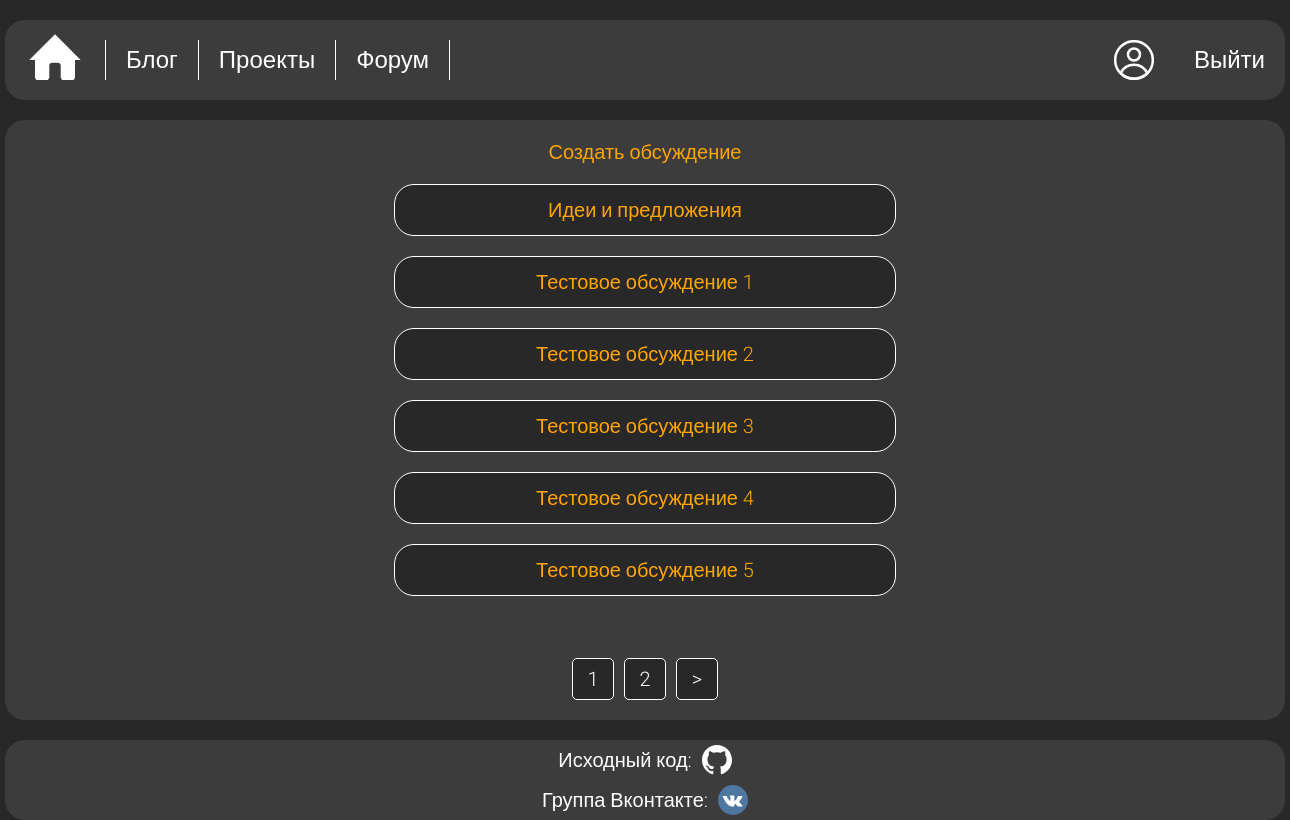
The page /forum/ (signed in) on the database its author committed.
### forum/models.py (models this page shows, shortened)
class Discussion(models.Model):
    user = models.ForeignKey(User, on_delete=models.SET_NULL, null=True, verbose_name='Пользователь')
    title = models.CharField(max_length=40, unique=True, verbose_name='Тема')
    content = models.TextField(null=False, blank=False, verbose_name='Содержание')
    created = models.DateTimeField(auto_now_add=True, verbose_name='Дата создания')
    class Meta:
        verbose_name = 'Обсуждение'
        verbose_name_plural = 'Обсуждения'

### forum/views.py (the view)
# urls.py: path('forum/', forum_views.forum, name='forum'),
def forum(request):
    forum_data = Discussion.objects.all()
    paginator, data = paginate(request, forum_data, 6)
    context = {
        'discussions': data,
        'custom_range': paginator,
    }
    return render(request, 'forum/forum.html', context)

### projects/utils.py (called while the page is built)
def paginate(request, objects_data, objects_count):
    page = request.GET.get('page')
    paginator = Paginator(object_list=objects_data, per_page=objects_count)
    try:
        data = paginator.page(page)
    except PageNotAnInteger:
        page = 1
        data = paginator.page(page)
    except EmptyPage:
        page = paginator.num_pages
        data = paginator.page(page)
    left_index = int(page) - 2
    if left_index < 1:
        left_index = 1
    right_index = int(page) + 3
    if right_index > paginator.num_pages:
        right_index = paginator.num_pages + 1
    custom_range = range(left_index, right_index)
    return custom_range, data

### forum/templates/forum/forum.html
{% extends 'projects/base.html' %}
{% block content %}
<section class="section_centered">
    <div class="forum_section">
        {% if discussions %}
            {% if request.user.is_authenticated %}
            <a href="{% url 'create_discussion' %}" class='create_discussion_button'>Создать обсуждение</a>
            {% endif %}
        {% for discussion in discussions %}
        <div class="discussion_container">
            <a href="{% url 'discussion' discussion.id %}" >
                <p>{{ discussion.title }}</p>
            </a>
        </div>
        {% endfor %}
        {% else %}
        <h2>Темы для обсуждений еще не созданы</h2>
            {% if request.user.is_authenticated %}
            <a href="{% url 'create_discussion' %}">Создать обсуждение</a>
            {% endif %}
        {% endif %}
    </div>
    {% include 'projects/pagination.html' with queryset=discussions custom_range=custom_range %}
</section>
{% endblock %}

### projects/static/css/style.css (style rules this page uses)
body { margin: 0; padding: 0; font-size: 24px; min-height: 600px; }
#main_page { background: #282828; }
.section_centered { display: flex; flex-direction: column; align-items: center; justify-content: space-between; margin: 20px auto 0 auto; padding: 0; width: 1280px; height: 600px; border-radius: 20px; background: #3c3c3c; }
.forum_section { display: flex; flex-direction: column; align-items: center; }
.forum_section a { color: orange; font-weight: 300; font-size: 20px; text-decoration: none; font-family: 'Roboto', sans-serif; }
.discussion_container { display: flex; flex-direction: column; flex-wrap: nowrap; width: 500px; height: 50px; margin: 20px auto 0 auto; border: 1px solid white; border-radius: 20px; background: #282828; font-weight: 300; font-size: 20px; font-family: 'Roboto', sans-serif; justify-content: center; align-items: center; }
.create_discussion_button { margin-top: 20px; }

### rows shown on the page
Discussion: title "Идеи и предложения"
Discussion: title "Тестовое обсуждение 1"
Discussion: title "Тестовое обсуждение 2"
Discussion: title "Тестовое обсуждение 3"
Discussion: title "Тестовое обсуждение 4"
Discussion: title "Тестовое обсуждение 5"

### other values the page prints
{{ page }} "1"
{{ page }} "2"
